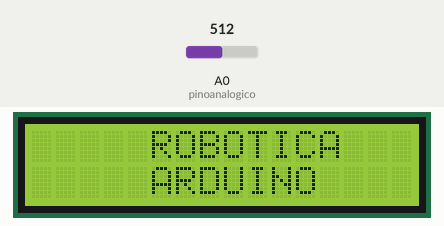
Bench run of a sketch on a simulated Arduino Uno, built with avr-gcc and run on an emulated ATmega328P. Parts: 16×2 character LCD. The test bench sets the inputs (shaded band); at power-on: A0 (pinoanalogico) = 512. What the sketch prints to the serial monitor is not drawn.

Above: at 4.2 s.
At 5.8 s:
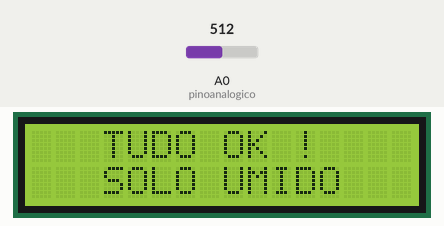
5.9 s: A0 (pinoanalogico) set to 786
7.4 s: A0 (pinoanalogico) set to 818
At 8.8 s:
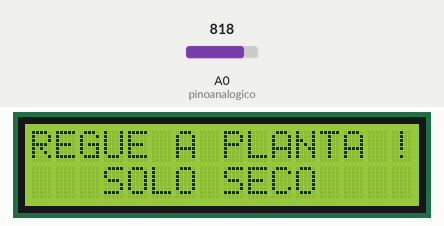
9.1 s: A0 (pinoanalogico) set to 790
At 9.9 s:
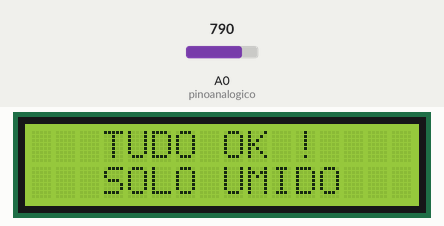
10.7 s: A0 (pinoanalogico) set to 11
13.7 s: A0 (pinoanalogico) set to 8
15.2 s: A0 (pinoanalogico) set to 810
At 16.7 s:
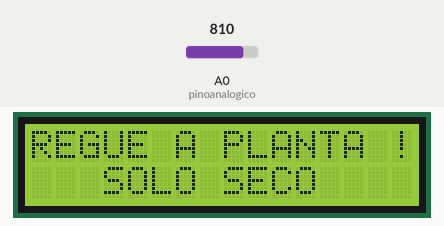
Timing chart, 0 to 17.9 s (numbered marks = the images above; inputs shaded):
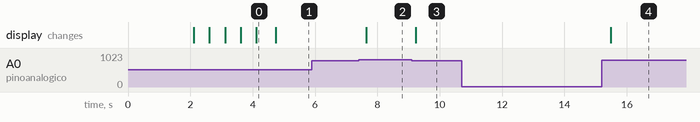

The sketch:

umidadesolo_lcd.ino
```cpp
#include <Wire.h> //Biblioteca utilizada gerenciar a comunicação entre dispositicos através do protocolo I2C
#include <LiquidCrystal_I2C.h> //Biblioteca utilizada para controlar o display 16x2 através do I2C

#define col  16 //Define o número de colunas do display utilizado
#define lin   2 //Define o número de linhas do display utilizado
#define ende  0x27 //Define o endereço do display

int pinoanalogico = A0; //Pino analógico do sensor de umidade deve ser ligado a porta analógica A0 do arduino
int valorlido; // Váriavel criada para receber o valor aferido pelo sensor de umidade

LiquidCrystal_I2C lcd(ende, col, lin); //Cria o objeto lcd passando como parâmetros o endereço, o nº de colunas e o nº de linhas

void setup() {
  Serial.begin (9600);
  pinMode (pinoanalogico, INPUT);
  lcd.init(); //Inicializa a comunicação com o display já conectado
  lcd.clear(); //Limpa a tela do display
  lcd.backlight(); //Aciona a luz de fundo do display

  lcd.setCursor(0, 0); //Coloca o cursor do display na coluna 1 e linha 1
  lcd.print("MONITOR DE "); //Exibe a mensagem na primeira linha do display
  lcd.setCursor(0, 1); //Coloca o cursor do display na coluna 1 e linha 2
  lcd.print("UMIDADE DO SOLO"); //Exibe o texto no visor LCD
  delay (2000);
  lcd.clear();  //Apaga o texto do visor LCD
  lcd.setCursor(5, 0); //Inicia a exibição do texto na linha 5 da primeira coluna do display
  lcd.print("ROBOTICA");
  lcd.setCursor(5, 1); //Inicia a exibição do texto na linha 5 da segunda coluna do display
  lcd.print("ARDUINO");
  delay(500);  //Comando utilizado para estabelecer um intervalo (em milisegundos) antes de executar a próxima linha do código.
  lcd.noDisplay();// Desliga Display:
  delay(500);
  lcd.display();// Liga Display:
  delay(500);
  lcd.noDisplay();
  delay(500);
  lcd.display();
  delay(500);

 }

void loop() {
  valorlido = analogRead(pinoanalogico);
  Serial.println (valorlido);//mostra no monitor serial o valor que esta sendo lido
  delay (100);
  if (valorlido > 800) { //Condicional que determina a ação que deve ocorrer a partir do valor definido
    lcd.clear ();
    lcd.print ("REGUE A PLANTA !");
    lcd.setCursor (3, 1); //comando para escrever na linha de baixo
    lcd.print ("SOLO SECO ");
    delay (100);
  } else {
    lcd.clear ();
    lcd.setCursor (3, 0); //comando para escrever na linha de baixo
    lcd.print ("TUDO OK !");
    lcd.setCursor (3, 1); //comando para escrever na linha de baixo
    lcd.print ("SOLO UMIDO ");
    delay (100);
  }
}
```

Measured:
- the behaviour switches between 800 and 801 on A0 (pinoanalogico) (found by bisection; images 1 and 2)
- after the input at 5.9 s, every drawn part: stays the same
- after the input at 7.4 s, the display: changes after 0.25 s (image 2)
- after the input at 9.1 s, the display: changes after 0.14 s (image 3)
- after the input at 10.7 s, every drawn part: stays the same
- after the input at 13.7 s, every drawn part: stays the same
- after the input at 15.2 s, the display: changes after 0.29 s (image 4)
- what the display in image 0 shows lasts 0.6 s, from 4.1 s to 4.7 s
